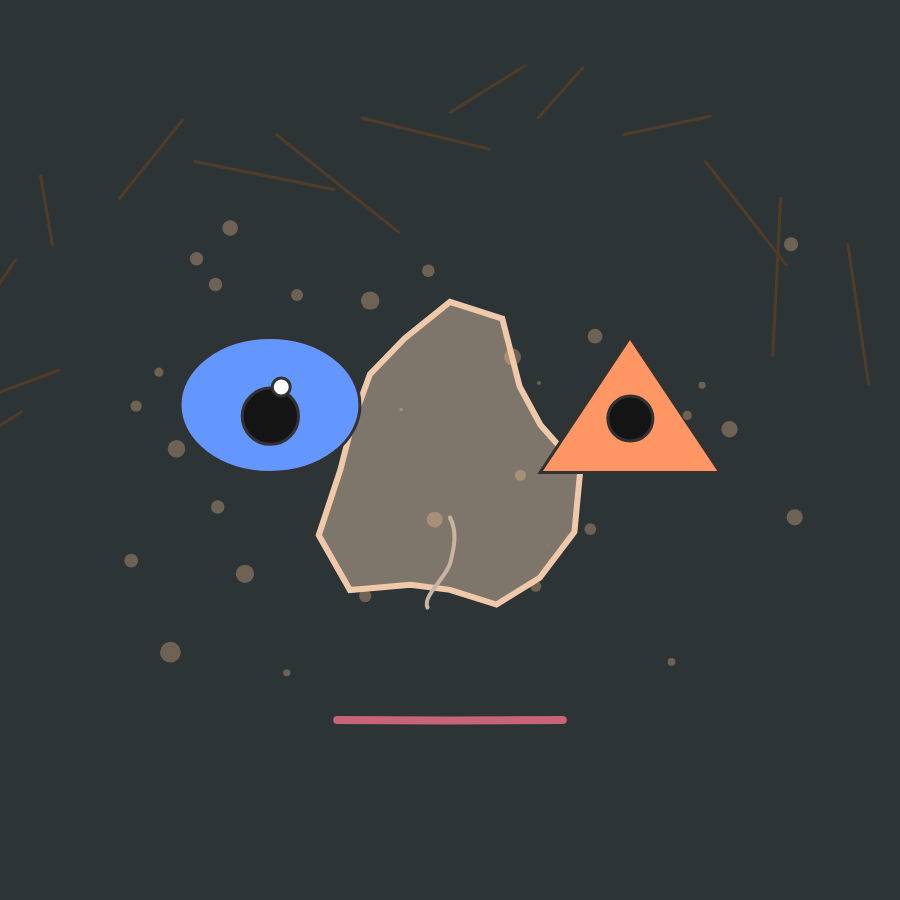
Frame 1 (no input)
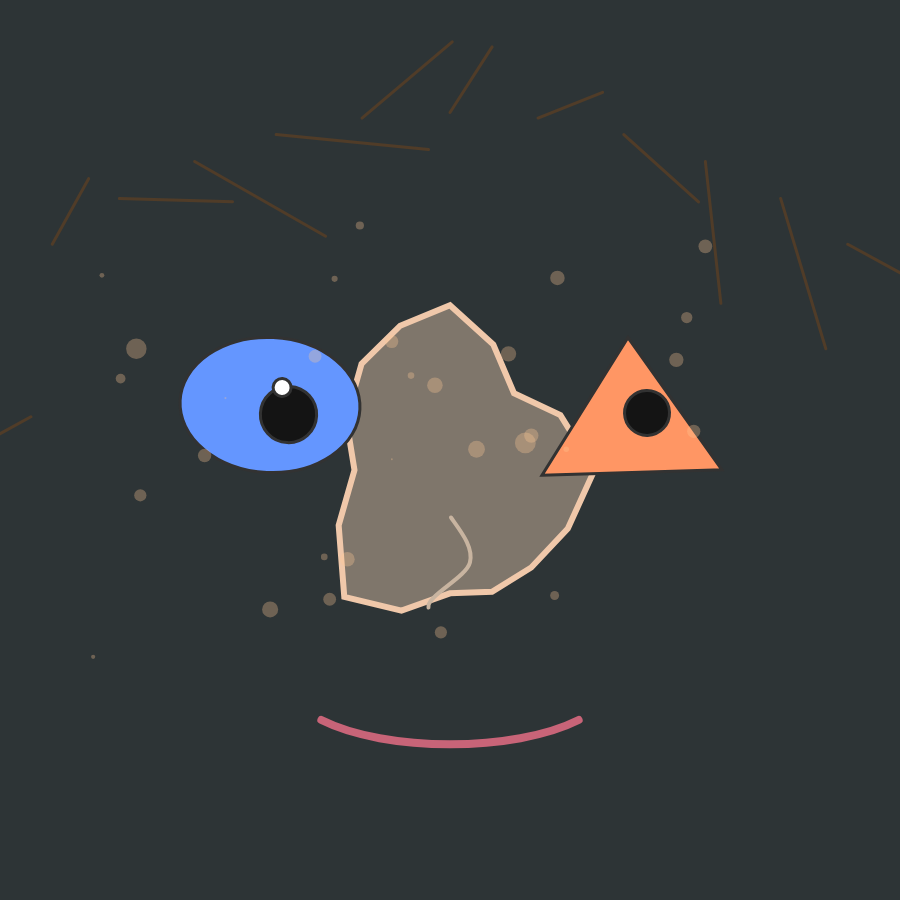
Frame 60 (no input)
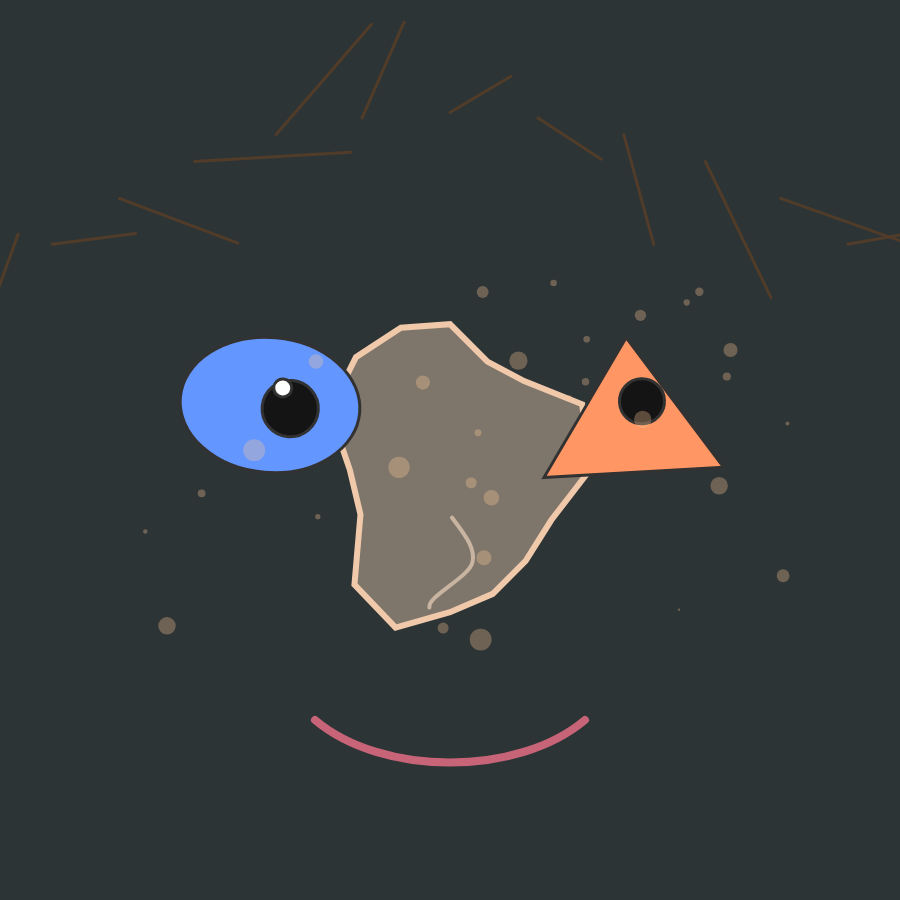
Frame 120 (the mouse pressed at the canvas centre since frame 60)

The p5.js sketch that drew these frames (run headless with seeded random() and noise() and a simulated clock; from frame 60 on, the mouse is pressed at the canvas centre):

// p5.js sketch
// ── sketch.js
function setup() {
  const s = min(windowWidth, windowHeight) * 0.9;
  createCanvas(s, s);
  background(45, 52, 54);
}

function windowResized() {
  const s = min(windowWidth, windowHeight) * 0.9;
  resizeCanvas(s, s);
  redraw();
}

function draw() {
  background(45, 52, 54);

  let time = millis() * 0.001;

  // Face outline - organic shape
  drawFaceOutline(time);

  // Eyes - geometric and expressive
  drawEyes(time);

  // Nose - abstract line
  drawNose(time);

  // Mouth - dynamic curve
  drawMouth(time);

  // Hair/head decoration
  drawHair(time);

  // Facial features overlay
  drawFacialTextures(time);
}

function drawFaceOutline(time) {
  push();
  translate(width / 2, height / 2 + 20);

  stroke(240, 200, 170);
  strokeWeight(6);
  fill(255, 220, 190, 100);

  // Organic face shape using bezier curves
  beginShape();
  let points = 16;
  for (let i = 0; i <= points; i++) {
    let angle = map(i, 0, points, 0, TWO_PI);
    let radius =
      120 + sin(angle * 3 + time) * 20 + cos(angle * 5 + time * 0.7) * 10;
    let x = cos(angle) * radius;
    let y = sin(angle) * radius * 1.2; // Slightly elongated
    vertex(x, y);
  }
  endShape(CLOSE);
  pop();
}

function drawEyes(time) {
  // Left eye - geometric (responsive positioning)
  push();
  translate(width * 0.3, height * 0.45);
  rotate(sin(time * 0.5) * 0.1);

  fill(100, 150, 255);
  stroke(50);
  strokeWeight(3);
  ellipse(0, 0, width * 0.2, height * 0.15);

  // Pupil
  fill(20);
  ellipse(sin(time) * width * 0.025, cos(time * 0.7) * height * 0.0125, width * 0.0625, width * 0.0625);

  // Highlight
  fill(255);
  ellipse(width * 0.0125, -height * 0.02, width * 0.02, width * 0.02);
  pop();

  // Right eye - triangular (responsive positioning)
  push();
  translate(width * 0.7, height * 0.45);
  rotate(-sin(time * 0.3) * 0.1);

  fill(255, 150, 100);
  stroke(50);
  strokeWeight(3);
  triangle(-width * 0.1, height * 0.075, width * 0.1, height * 0.075, 0, -height * 0.075);

  // Pupil
  fill(20);
  circle(sin(time * 1.2) * width * 0.02, cos(time * 0.9) * height * 0.015, width * 0.05);
  pop();
}

function drawNose(time) {
  stroke(200, 180, 160);
  strokeWeight(4);

  let noseX = width / 2 + sin(time * 0.2) * 5;
  let noseY = height * 0.625; // Responsive Y position

  // Abstract nose as flowing line (responsive sizing)
  noFill();
  beginShape();
  curveVertex(noseX - width * 0.05, noseY - height * 0.1);
  curveVertex(noseX, noseY - height * 0.05);
  curveVertex(noseX + sin(time) * width * 0.025, noseY);
  curveVertex(noseX - width * 0.025, noseY + height * 0.05);
  curveVertex(noseX + width * 0.0375, noseY + height * 0.075);
  endShape();
}

function drawMouth(time) {
  push();
  translate(width / 2, height * 0.8); // Responsive Y position

  stroke(200, 100, 120);
  strokeWeight(8);
  noFill();

  // Dynamic mouth expression (responsive sizing)
  let mouthWidth = width * 0.25 + sin(time * 0.8) * width * 0.05;
  let mouthCurve = sin(time * 0.5) * height * 0.075;

  bezier(
    -mouthWidth / 2,
    0,
    -mouthWidth / 4,
    mouthCurve,
    mouthWidth / 4,
    mouthCurve,
    mouthWidth / 2,
    0
  );
  pop();
}

function drawHair(time) {
  stroke(80, 60, 40);
  strokeWeight(3);

  // Hair strands around the head (responsive positioning and sizing)
  for (let i = 0; i < 20; i++) {
    let angle = map(i, 0, 20, -PI, 0);
    let x = width / 2 + cos(angle) * width * 0.625;
    let y = height / 2 + sin(angle) * height * 0.5 + height * 0.125;

    let hairLength = width * 0.125 + sin(time * 0.3 + i) * width * 0.05;
    let endX =
      x + cos(angle + PI / 2 + sin(time + i)) * hairLength;
    let endY =
      y + sin(angle + PI / 2 + sin(time + i)) * hairLength;

    line(x, y, endX, endY);
  }
}

function drawFacialTextures(time) {
  // Abstract facial texture dots (responsive positioning and sizing)
  fill(255, 200, 150, 80);
  noStroke();

  for (let i = 0; i < 30; i++) {
    let x = width / 2 + random(-width * 0.375, width * 0.375) + sin(time + i) * width * 0.025;
    let y = height / 2 + random(-height * 0.25, height * 0.25) + cos(time * 0.7 + i) * height * 0.02;
    let size = random(width * 0.005, width * 0.02) + sin(time * 2 + i) * width * 0.005;

    circle(x, y, size);
  }
}

// ── style.css
/* Minimal back button in top-left corner */
.back-btn {
  position: absolute;
  top: 16px;
  left: 16px;
  z-index: 10;
  text-decoration: none;
}
.back-btn svg {
  display: block;
  fill: none;
  stroke: #ffd700;
  transition: stroke 0.2s;
}
.back-btn:hover svg {
  stroke: #ffa500;
}
html,
body {
  margin: 0;
  padding: 0;
  display: grid;
  place-content: center center;
  height: 100vh;
  background: #2d3436;
}

canvas {
  display: block;
  border: 3px solid #ddd;
  border-radius: 1em;
}
